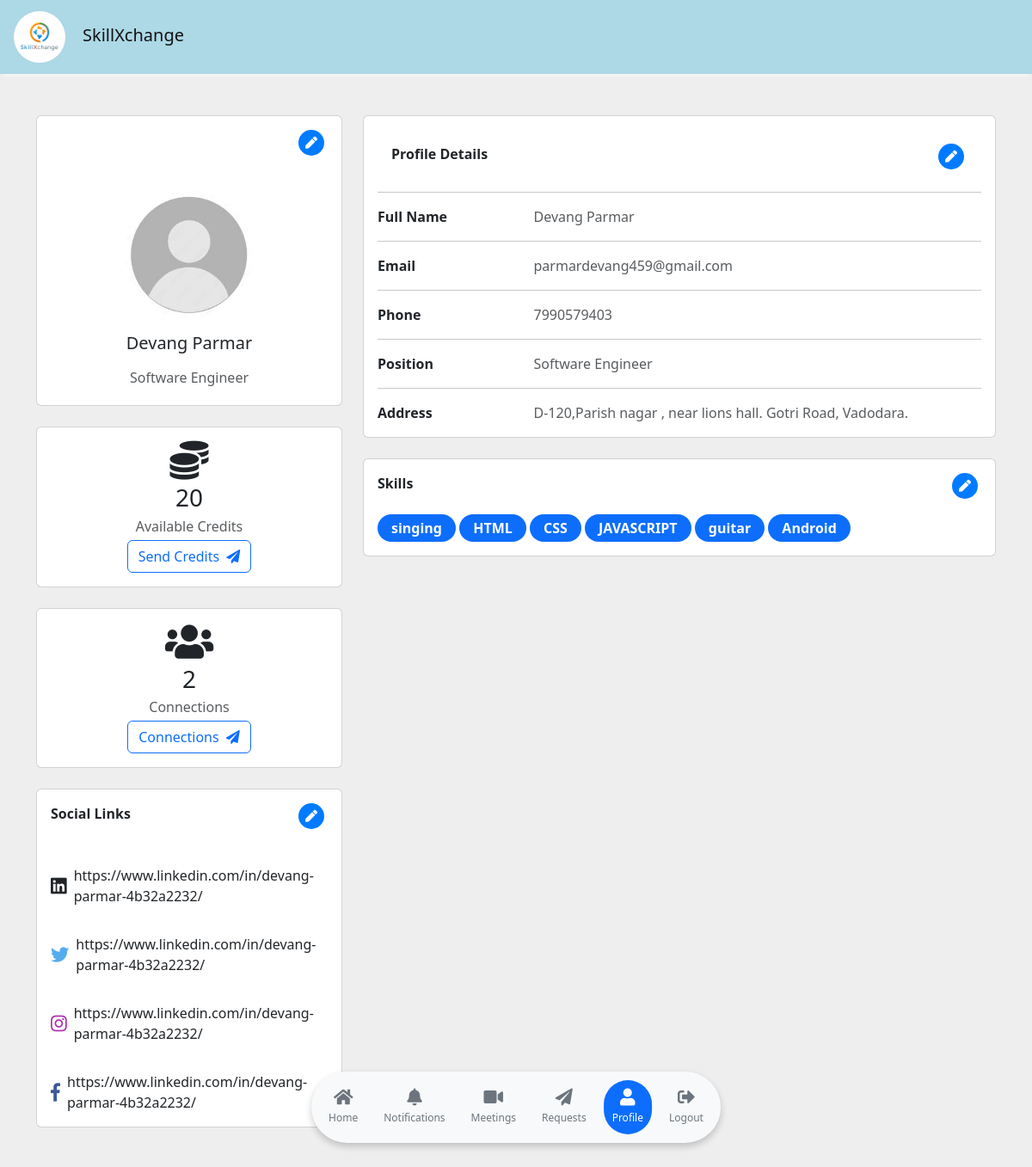
/profile (signed in), run on the app's committed database.
### store/models/customer.py (models this page shows, shortened)
class Customer(models.Model):
    first_name = models.CharField(max_length=50)
    last_name = models.CharField(max_length=50)
    phone = models.CharField(max_length=10)
    email = models.EmailField()
    password = models.CharField(max_length=100)
    image = models.ImageField(upload_to='uploads/users/images/', blank=True, null=True)
    position = models.CharField(max_length=100, default="N/A")
    address = models.TextField(default="N/A")
    experience_years = models.IntegerField(default=0)
    linkedin = models.URLField(null=True, blank=True, default="N/A")
    twitter = models.URLField(null=True, blank=True, default="N/A")
    instagram = models.URLField(null=True, blank=True, default="N/A")
    facebook = models.URLField(null=True, blank=True, default="N/A")
    skills = models.ManyToManyField(Skill, blank=True)
    license_image = models.ImageField(upload_to='uploads/users/licenses/', blank=True, null=True)
    license_number = models.CharField(max_length=50, blank=True, null=True,default="0")
    credit = models.IntegerField(default=20)
    profileComplete = models.IntegerField(default=40)  # Store percentage of profile completion (0-100)

class Skill(models.Model):
    name = models.CharField(max_length=150)
    def __str__(self):
        return self.name

### store/views/profile.py (the view, shortened to what this page needs)
# urls.py: path('profile', Profile1.as_view(), name='profile'),
class Profile1(View):
    def get(self, request):
        customer_id = request.session.get('customer')  # Get the customer ID from session
        customer = Customer.objects.filter(id=customer_id).first()
        skills = list(customer.skills.values_list('name', flat=True)) if customer else []
        connections = ConnectionRequest.objects.filter(
            Q(sender=customer, status="accepted") | Q(receiver=customer, status="accepted")
        )
        connection_data = []
        for connection in connections:
            if connection.sender == customer:
                other_customer = connection.receiver
            else:
                other_customer = connection.sender
            connection_data.append({
                "id": other_customer.id,
                "first_name": other_customer.first_name,  # Assuming Customer has a `name` field
                "last_name": other_customer.last_name,
                "email": other_customer.email,  # Assuming Customer has an `email` field
                "image":other_customer.image.url
            })
        if customer:
            skills = customer.skills.all()
            data = {
                'customer': customer,
                'skills': skills,
                'connections':connection_data,
                'count':connections.count()
            }
        else:
            data = {}
        return render(request, 'profile.html', data)

### store/templates/profile.html (shortened to what this page needs)
{% extends 'base.html' %}
{% block content %}
{% load static %}
{% load cart %}
{% load custom_filter %}
		<section style="background-color: #eee;">
			<div class="container py-5">
			  <div class="row">
				<div class="col-lg-4">
				  <div class="card mb-4">
					<p class="py-2 px-3"> <a href="#" class="ml-2 mt-2 float-right rounded-circle" data-bs-toggle="modal" data-bs-target="#updateImageModal"><span class="text-primary font-italic me-1"><span class="icon-circle">
						<i class="fas fa-pen"></i>
					</span></span> </a>	</p>
					<div class="card-body text-center">
					  <img src="{{ customer.image.url }}" alt="avatar"
						class="rounded-circle img-fluid" style="width: 150px;">
					  <h5 class="my-3">{{ customer.first_name }} {{ customer.last_name }}</h5>
					  <p class="text-muted mb-1">{{ customer.position }}</p>
					</div>
				  </div>
				  <div class="card mb-4">
					<div class="card-body text-center">
					  <i class="fas fa-coins credit-icon" style="font-size: 45px;"></i>
					  <h3 class="my-1">{{ customer.credit }}</h3>
					  <p class="text-muted mb-1">Available Credits</p>
					  <a href="#" class="btn btn-outline-primary rounded" data-bs-toggle="modal" data-bs-target="#creditsModal">Send Credits <i class="fas fa-paper-plane ml-1" aria-hidden="true"></i></a>
					</div>
				  </div>
				  <div class="card mb-4">
					<div class="card-body text-center">
					  <i class="fas fa-users credit-icon" style="font-size: 45px;"></i>
					  <h3 class="my-1">{{ count }}</h3>
					  <p class="text-muted mb-1">Connections </p>
					  <a href="#" class="btn btn-outline-primary rounded" data-bs-toggle="modal"
					  data-bs-target="#connectionsModal">Connections <i class="fas fa-paper-plane ml-1" aria-hidden="true"></i></a>
					</div>
				  </div>
				  <div class="card mb-4 mb-lg-0">
					<div class="card-body p-0">
						<p class="py-3 px-3"> <b>Social Links</b> <a href="#" class="ml-2 float-right rounded-circle" data-bs-toggle="modal" data-bs-target="#updateSocialLinksModal"><span class="text-primary font-italic me-1"><span class="icon-circle">
							<i class="fas fa-pen"></i>
						</span></span> </a>
						  </p>
					  <ul class="list-group list-group-flush rounded-3">
						<li class="list-group-item d-flex justify-content-between align-items-center p-3">
						  <i class="fab fa-linkedin fa-lg text-body mr-2" style="color: #0765ad;"></i>
						  <p class="mb-0">{{ customer.linkedin }}</p>
						</li>
						<li class="list-group-item d-flex justify-content-between align-items-center p-3">
						  <i class="fab fa-twitter fa-lg mr-2" style="color: #55acee;"></i>
						  <p class="mb-0">{{ customer.twitter }}</p>
						</li>
						<li class="list-group-item d-flex justify-content-between align-items-center p-3">
						  <i class="fab fa-instagram fa-lg mr-2" style="color: #ac2bac;"></i>
						  <p class="mb-0">{{ customer.instagram }}</p>
						</li>
						<li class="list-group-item d-flex justify-content-between align-items-center p-3">
						  <i class="fab fa-facebook-f fa-lg mr-2" style="color: #3b5998;"></i>
						  <p class="mb-0">{{ customer.facebook }}</p>
						</li>
					  </ul>
					</div>
				  </div>
				</div>
				<div class="col-lg-8">
				  <div class="card mb-4">
					<div class="card-body">
						<p class="py-3 px-3"> <b>Profile Details</b> <a href="#" class="ml-2 float-right rounded-circle" data-bs-toggle="modal" data-bs-target="#updatePersonalDetailsModal"><span class="text-primary font-italic me-1"><span class="icon-circle">
							<i class="fas fa-pen"></i>
						</span></span> </a>
						  </p>
						  <hr>
					  <div class="row">
						<div class="col-sm-3">
						  <p class="mb-0"><b>Full Name</b></p>
						</div>
						<div class="col-sm-9">
						  <p class="text-muted mb-0">{{ customer.first_name }} {{ customer.last_name }}</p>
						</div>
					  </div>
					  <hr>
					  <div class="row">
						<div class="col-sm-3">
						  <p class="mb-0"><b>Email</b></p>
						</div>
						<div class="col-sm-9">
						  <p class="text-muted mb-0">{{ customer.email }}</p>
						</div>
					  </div>
					  <hr>
					  <div class="row">
						<div class="col-sm-3">
						  <p class="mb-0"><b>Phone</b></p>
						</div>
						<div class="col-sm-9">
						  <p class="text-muted mb-0">{{ customer.phone }}</p>
						</div>
					  </div>
					  <hr>
					  <div class="row">
						<div class="col-sm-3">
						  <p class="mb-0"><b>Position</b></p>
						</div>
						<div class="col-sm-9">
						  <p class="text-muted mb-0">{{ customer.position }}</p>
						</div>
					  </div>
					  <hr>
					  <div class="row">
						<div class="col-sm-3">
						  <p class="mb-0"><b>Address</b></p>
						</div>
						<div class="col-sm-9">
						  <p class="text-muted mb-0">{{ customer.address }}</p>
						</div>
					  </div>
					</div>
				  </div>
				  <div class="row">
					<div class="col-md-12">
					  <div class="card mb-4 mb-md-0">
						<div class="card-body">
						  <p class="mb-4"> <b>Skills</b> <a href="#" class="ml-2 float-right rounded-circle" data-bs-toggle="modal" data-bs-target="#skillsModal"><span class="text-primary font-italic me-1"><span class="icon-circle">
							<i class="fas fa-pen"></i>
						</span></span> </a>
						  </p>
						  {% for skill in skills %}
						  	<span class="badge bg-primary text-white py-2 px-3" style="font-size: 1rem; border-radius: 50px;">{{ skill}}</span>
					  	  {% endfor %}
						</div>
					  </div>
					</div>
				  </div>
				</div>
			  </div>
			</div>
		  </section>
{% endblock %}

### store/templates/base.html (style rules this page uses)
.icon-circle { display: inline-flex; align-items: center; justify-content: center; width: 30px; height: 30px; border-radius: 50%; background-color: #007bff; color: white; font-size: 14px; }

### data on the page
Customer: first_name "Devang", last_name "Parmar", position "Software Engineer", credit "20", linkedin "https://www.linkedin.com/in/devang-parmar-4b32a2232/", twitter "https://www.linkedin.com/in/devang-parmar-4b32a2232/", instagram "https://www.linkedin.com/in/devang-parmar-4b32a2232/", facebook "https://www.linkedin.com/in/devang-parmar-4b32a2232/", email "parmardevang459@gmail.com", phone "7990579403", address "D-120,Parish nagar , near lions hall. Gotri Road, Vadodara."
Skill: name "singing"
Skill: name "HTML"
Skill: name "CSS"
Skill: name "JAVASCRIPT"
Skill: name "guitar"
Skill: name "Android"

### other printed values
{{ count }} "2"
